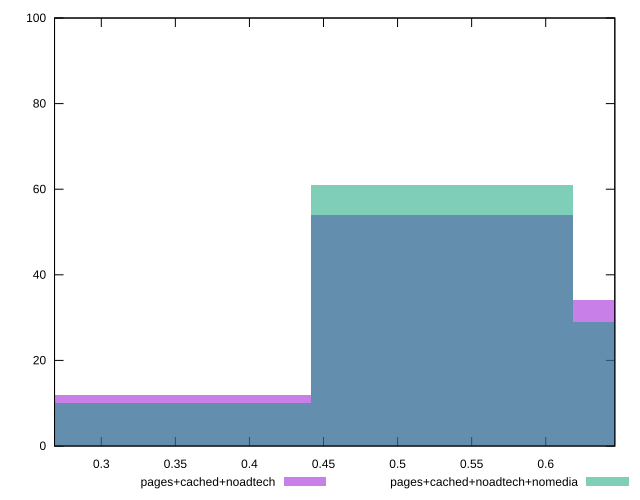

This figure's gnuplot source:
reset

$pagesCachedNoadtech <<EOF
0.3534412545371784 12
0.5301618818057676 54
0.7068825090743568 34
EOF

$pagesCachedNoadtechNomedia <<EOF
0.5301618818057676 61
0.7068825090743568 29
0.3534412545371784 10
EOF

set key outside below
set boxwidth 0.1767206272685892
set xrange [0.2684388870574203:0.6466506543300145]
set yrange [0:100]
set trange [0:100]
set style fill transparent solid 0.5 noborder
set terminal svg size 640, 500 enhanced background rgb 'white'
set output "report_00013_2021-02-09T12-04-24.940Z/meta/pScore/comparison/histogram/2_vs_3.svg"

plot $pagesCachedNoadtech title "pages+cached+noadtech" with boxes, \
     $pagesCachedNoadtechNomedia title "pages+cached+noadtech+nomedia" with boxes

reset
